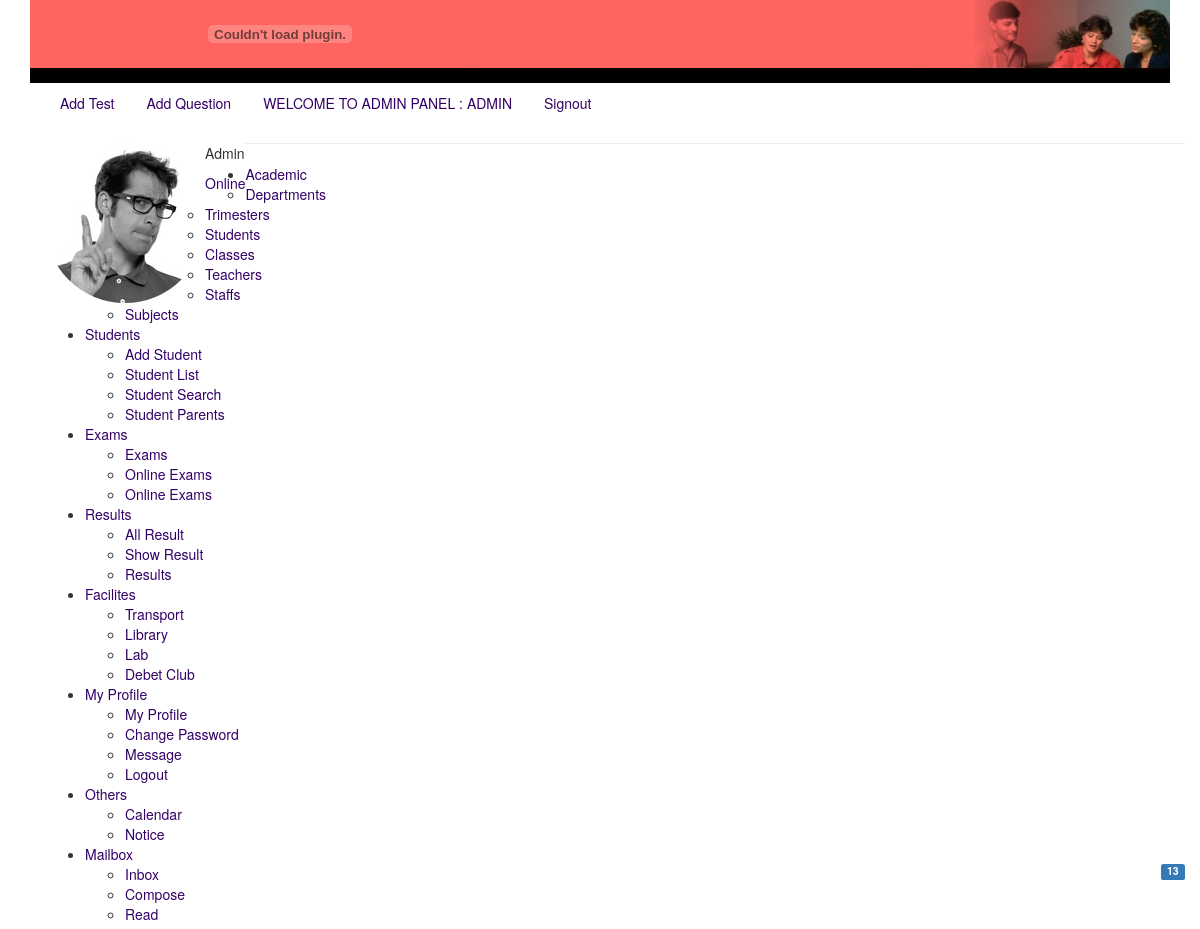
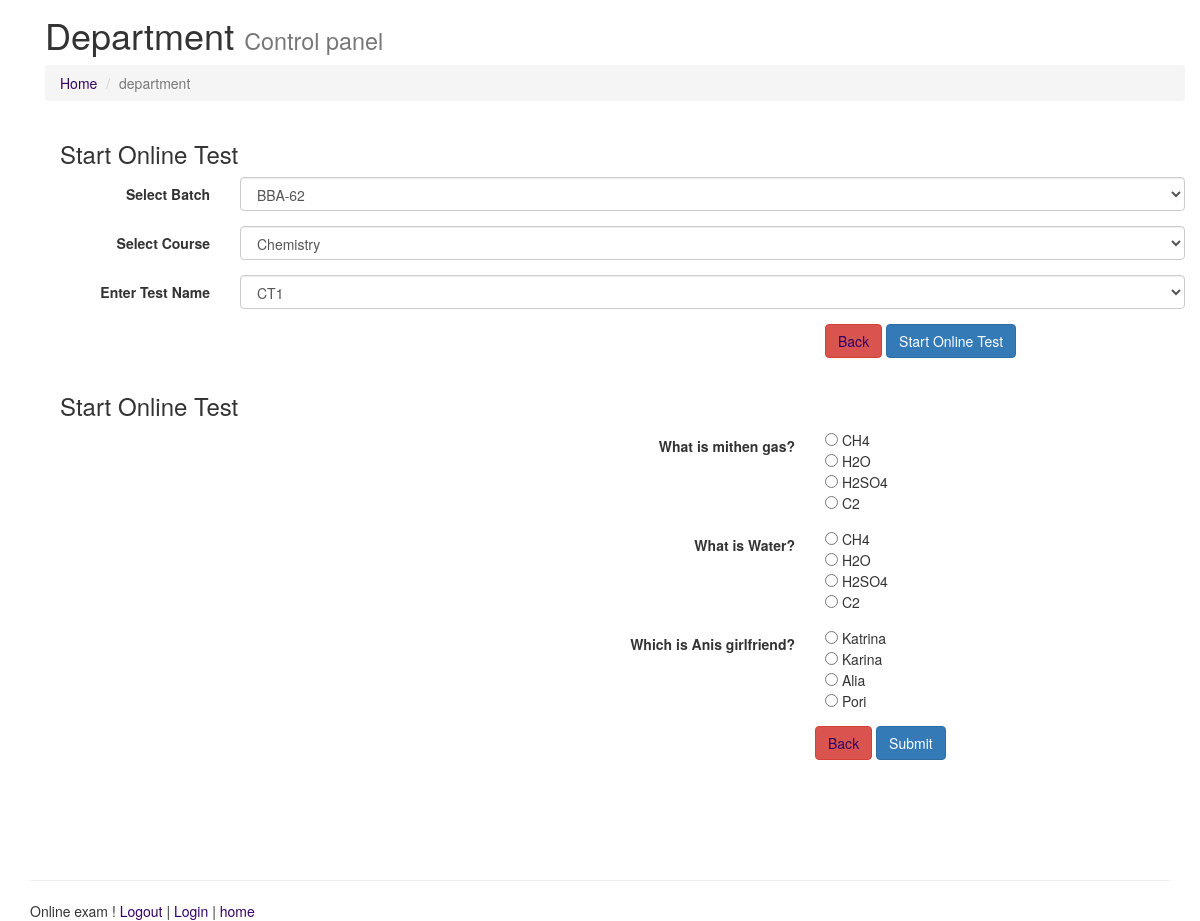
The app's page /onlineTest.php (signed in) with its own data (2 pictures, top to bottom).
### tables this page shows
CREATE TABLE `onlinequestion` (
  `id` int(11) NOT NULL,
  `onlinetest_id` int(11) NOT NULL,
  `question` text NOT NULL,
  `choice1` text NOT NULL,
  `choice2` text NOT NULL,
  `choice3` text NOT NULL,
  `choice4` text NOT NULL,
  `correctans` text NOT NULL
);

### onlineTest.php (the view, shortened to what this page needs)
<?php
include("header.php");
include("leftsidebar.php");
?>
<div class="content-wrapper">
    <section class="content-header">
        <h1>
            Department
            <small>Control panel</small>
        </h1>
        <ol class="breadcrumb">
            <li><a href="#"><i class="fa fa-dashboard"></i> Home</a></li>
            <li class="active">department</li>
        </ol>
    </section>
    <section class="content">
        <div class="box col-xs-12">
            <div class="box-header">
                <h3 class="box-title ng-binding">Start Online Test</h3>
            </div>
            <div class="box-body">
                <div class="row">
                    <form name="form1" method="post" action="addTest.php" class="form-horizontal ">
                        <div class="form-group">
                            <label class="col-sm-2 control-label ng-binding">Select Batch</label>
                            <div class="col-sm-10">
                                <select name="batch" class="form-control">
                                    <?php
                                    $sql = "SELECT * FROM class ORDER BY classname";
                                    $result = $conn->query($sql);
                                    if ($result->num_rows > 0) {
                                        while ($row = $result->fetch_assoc()) {
                                            ?>
                                            <option value="<?= $row['classname']; ?>"><?= $row['classname']; ?></option>
                                            <?php
                                        }
                                    }
                                    ?>
                                </select>
                            </div>
                        </div>
                        <div class="form-group">
                            <label class="col-sm-2 control-label ng-binding">Select Course</label>
                            <div class="col-sm-10">
                                <select name="course" class="form-control">
                                    <?php
                                    if ($LOGIN_TYPE == "teacher") {
                                        $sql = "SELECT * FROM subject where subjectname='$LOGIN_SUBJECT' ORDER BY subjectname";
                                    } else {
                                        $sql = "SELECT * FROM subject ORDER BY subjectname";
                                    }
                                    $result = $conn->query($sql);
                                    if ($result->num_rows > 0) {
                                        while ($row = $result->fetch_assoc()) {
                                            ?>
                                            <option value="<?= $row['subjectname']; ?>"><?= $row['subjectname']; ?></option>
                                            <?php
                                        }
                                    }
                                    ?>
                                </select>
                            </div>
                        </div>
                        <div class="form-group">
                            <label class="col-sm-2 control-label ng-binding"> Enter Test Name </label>
                            <div class="col-sm-10">
                                <select name="testname" class="form-control">
                                    <option value="ct1">CT1</option>
                                </select>
                            </div>
                        </div>
                        <div class="form-group">
                            <div class="col-md-offset-8 col-md-4">
                                <a href="onlineTest.php" class="btn btn-danger" >Back</a>
                                <input type="submit" name="submit"  value="Start Online Test" class="btn btn-primary" >
                            </div>
                        </div>
                    </form>
                </div>
            </div>
        </div>
    </section>
    <section class="content">
        <div class="box col-xs-12">
            <div class="box-header">
                <h3 class="box-title ng-binding">Start Online Test</h3>
            </div>
            <div class="box-body">
                <div class="row">
                    <form name="form1" method="post" action="addTest.php" class="form-horizontal ">
                        <?php
                        $sql = "SELECT * FROM onlinequestion where onlinetest_id=2";
                        $result = $conn->query($sql);
                        if ($result->num_rows > 0) {
                            while ($row = $result->fetch_assoc()) {
                                ?>
                                <div class="form-group">
                                    <label class="col-sm-8 control-label ng-binding"><?= $row['question']; ?></label>
                                    <div class="col-sm-4">
                                        <input type="radio"  name="qustion<?= $row['id']; ?>" value="<?= $row['choice1']; ?>" > <?= $row['choice1']; ?><br>
                                        <input type="radio"  name="qustion<?= $row['id']; ?>" value="<?= $row['choice2']; ?>" > <?= $row['choice2']; ?><br>
                                        <input type="radio"  name="qustion<?= $row['id']; ?>" value="<?= $row['choice3']; ?>" > <?= $row['choice3']; ?><br>
                                        <input type="radio"  name="qustion<?= $row['id']; ?>" value="<?= $row['choice4']; ?>" > <?= $row['choice4']; ?><br>
                                    </div>
                                </div>
                                <?php
                            }
                        }
                        ?>
                </div>
                <div class="form-group">
                    <div class="col-md-offset-8 col-md-4">
                        <a href="onlineTest.php" class="btn btn-danger" >Back</a>
                        <input type="submit" name="submit"  value="Submit" class="btn btn-primary" >
                    </div>
                </div>
            </div>
        </div>
</div>
</div>
<?php
include("footer.php");
?>

### onlineexam/quiz.css (style rules this page uses)
body { margin-left: 0px; margin-top: 0px; }

### records on screen
onlinequestion: question "What is mithen gas?", choice1 "CH4", choice2 "H2O", choice3 "H2SO4", choice4 "C2"
onlinequestion: question "What is Water?", choice1 "CH4", choice2 "H2O", choice3 "H2SO4", choice4 "C2"
onlinequestion: question "Which is Anis girlfriend?", choice1 "Katrina", choice2 "Karina", choice3 "Alia", choice4 "Pori"

### other values on screen
$LOGIN_NAME "ADMIN"
$LOGIN_TYPE "ADMIN"
$LOGIN_NAME "Admin"
form field batch "BBA-62"
form field course "Chemistry"
